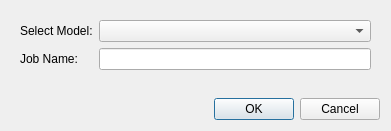
<?xml version="1.0" encoding="UTF-8"?>
<ui version="4.0">
 <class>svSimJobCreate</class>
 <widget class="QWidget" name="svSimJobCreate">
  <property name="windowModality">
   <enum>Qt::WindowModal</enum>
  </property>
  <property name="geometry">
   <rect>
    <x>0</x>
    <y>0</y>
    <width>391</width>
    <height>131</height>
   </rect>
  </property>
  <property name="windowTitle">
   <string>Create Simulation Job</string>
  </property>
  <layout class="QVBoxLayout" name="verticalLayout">
   <item>
    <widget class="QWidget" name="widget" native="true">
     <layout class="QFormLayout" name="formLayout">
      <item row="0" column="0">
       <widget class="QLabel" name="label">
        <property name="text">
         <string>Select Model:</string>
        </property>
       </widget>
      </item>
      <item row="0" column="1">
       <widget class="QComboBox" name="comboBox"/>
      </item>
      <item row="1" column="0">
       <widget class="QLabel" name="label_2">
        <property name="text">
         <string>Job Name:</string>
        </property>
       </widget>
      </item>
      <item row="1" column="1">
       <widget class="QLineEdit" name="lineEditJobName">
        <property name="text">
         <string/>
        </property>
       </widget>
      </item>
     </layout>
    </widget>
   </item>
   <item>
    <widget class="QDialogButtonBox" name="buttonBox">
     <property name="orientation">
      <enum>Qt::Horizontal</enum>
     </property>
     <property name="standardButtons">
      <set>QDialogButtonBox::Cancel|QDialogButtonBox::Ok</set>
     </property>
    </widget>
   </item>
  </layout>
 </widget>
 <resources/>
 <connections/>
</ui>
